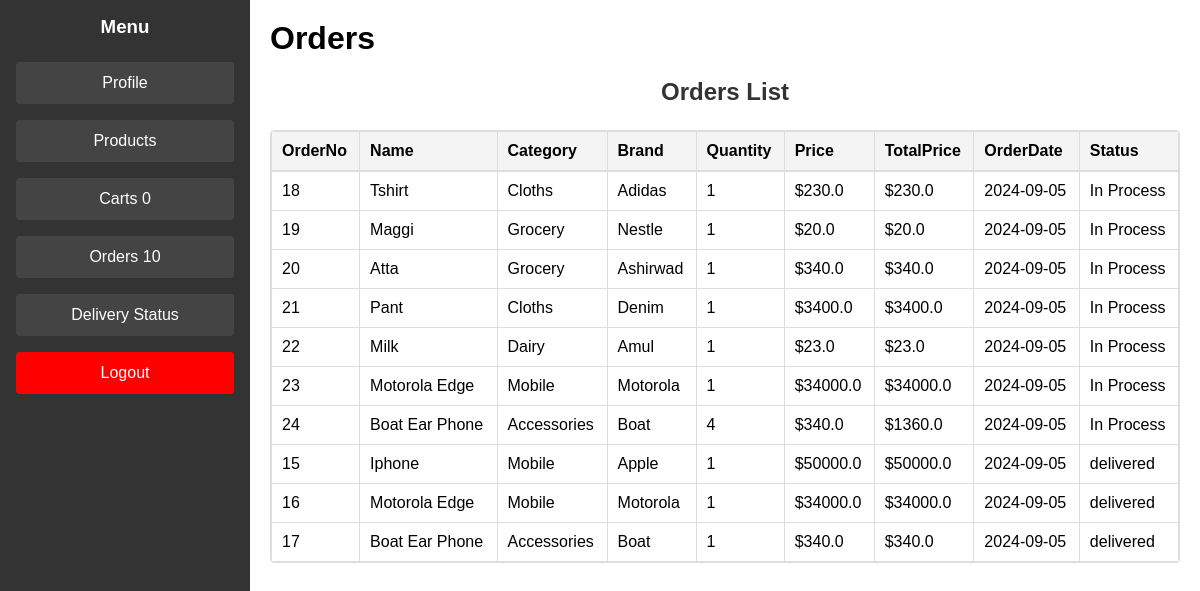
The app's page /customer/orders (signed in) with its own data.
### tables this page shows
CREATE TABLE "orders" (
    "id" INTEGER PRIMARY KEY AUTOINCREMENT,
    "customer_name" TEXT NOT NULL,
    "product_name" TEXT NOT NULL,
    "product_brand" TEXT NOT NULL,
    "product_category" TEXT NOT NULL,
    "quantity" INTEGER NOT NULL,
    "price" REAL NOT NULL,
    "total_price" REAL NOT NULL,
    "date" TEXT NOT NULL,
    "status" TEXT DEFAULT 'Received',
    "phone" TEXT,
    "address" TEXT,
    "owner_name" TEXT,
    "shop_name" TEXT
);

### routes/customer.py (the view)
@customer_bp.route('/orders')
def customer_orders():
    conn = get_db_connection()
    cursor = conn.cursor()
    cursor.execute('''
        SELECT * FROM orders
        WHERE customer_name = ?
        ORDER BY CASE WHEN status != 'delivered' THEN 0 ELSE 1 END
    ''', (session['customer_name'],))
    orders = cursor.fetchall()
    return render_template('/customer/customer_orders.html',orders=orders,count=customer_orders_count(),cartcount=get_cart_count())

### routes/customer.py (called while the page is built)
def get_db_connection():
    conn = sqlite3.connect('ecommerce.db')
    conn.row_factory = sqlite3.Row
    return conn

def get_cart_count():
    if 'cart' in session:
        return len(session['cart'])
    else:
        return 0

def customer_orders_count():
    conn = get_db_connection()
    cursor = conn.cursor()
    cursor.execute('SELECT count(*) FROM orders WHERE customer_name = ?', (session['customer_name'],))
    count = cursor.fetchone()[0]
    return count

### templates/customer/customer_orders.html (shortened to what this page needs)
{% extends "customer/customer_base.html" %}
{% block content %}
<h1>Orders</h1>
<h2>Orders List</h2>
<div class="table-container">
    <table>
        <thead>
            <tr>
                <th>OrderNo</th>
                <th>Name</th>
                <th>Category</th>
                <th>Brand</th>
                <th>Quantity</th>
                <th>Price</th>
                <th>TotalPrice</th>
                <th>OrderDate</th>
                <th>Status</th>
            </tr>
        </thead>
        <tbody>
            {% for order in orders %}
            <tr>
                <td>{{ order['id'] }}</td>
                <td>{{ order['product_name'] }}</td>
                <td>{{ order['product_category'] }}</td>
                <td>{{ order['product_brand'] }}</td>
                <td>{{ order['quantity'] }}</td>
                <td>${{ order['price'] }}</td>
                <td>${{ order['total_price'] }}</td>
                <td>{{ order['date'] }}</td>
                <td>{{ order['status'] }}</td>
            </tr>
            {% endfor %}
        </tbody>
    </table>
</div>
{% endblock %}

### static/css/customerstyles.css (style rules this page uses)
body { font-family: Arial, sans-serif; background-color: #f4f4f4; display: flex; justify-content: center; align-items: center; height: 100vh; margin: 0; }
table { width: 100%; border-collapse: collapse; }
th, td { border: 1px solid #ddd; padding: 8px; text-align: left; }
th { background-color: #f2f2f2; font-weight: bold; }
.content h1 { margin-top: 0; }
h2 { margin-bottom: 1.5rem; color: #333; text-align: center; }
.table-container { max-height: 500px; overflow-y: auto; border: 1px solid #ddd; border-radius: 4px; margin-top: 20px; display: block; }
thead th { background-color: #f4f4f4; border-bottom: 2px solid #ddd; padding: 10px; text-align: left; position: sticky; top: 0; z-index: 1; }
tbody td { border-bottom: 1px solid #ddd; padding: 10px; vertical-align: top; }

### records on screen
orders: id "18", product_name "Tshirt", product_category "Cloths", product_brand "Adidas", quantity "1", price "230.0", total_price "230.0", date "2024-09-05", status "In Process"
orders: id "19", product_name "Maggi", product_category "Grocery", product_brand "Nestle", quantity "1", price "20.0", total_price "20.0", date "2024-09-05", status "In Process"
orders: id "20", product_name "Atta", product_category "Grocery", product_brand "Ashirwad", quantity "1", price "340.0", total_price "340.0", date "2024-09-05", status "In Process"
orders: id "21", product_name "Pant", product_category "Cloths", product_brand "Denim", quantity "1", price "3400.0", total_price "3400.0", date "2024-09-05", status "In Process"
orders: id "22", product_name "Milk", product_category "Dairy", product_brand "Amul", quantity "1", price "23.0", total_price "23.0", date "2024-09-05", status "In Process"
orders: id "23", product_name "Motorola Edge", product_category "Mobile", product_brand "Motorola", quantity "1", price "34000.0", total_price "34000.0", date "2024-09-05", status "In Process"
orders: id "24", product_name "Boat Ear Phone", product_category "Accessories", product_brand "Boat", quantity "4", price "340.0", total_price "1360.0", date "2024-09-05", status "In Process"
orders: id "15", product_name "Iphone", product_category "Mobile", product_brand "Apple", quantity "1", price "50000.0", total_price "50000.0", date "2024-09-05", status "delivered"
orders: id "16", product_name "Motorola Edge", product_category "Mobile", product_brand "Motorola", quantity "1", price "34000.0", total_price "34000.0", date "2024-09-05", status "delivered"
orders: id "17", product_name "Boat Ear Phone", product_category "Accessories", product_brand "Boat", quantity "1", price "340.0", total_price "340.0", date "2024-09-05", status "delivered"

### other values on screen
{{ cartcount }} "0"
{{ count }} "10"
